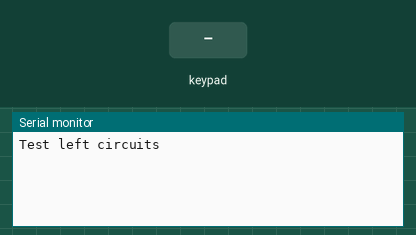
A sketch run on a simulated Arduino Uno, built with avr-gcc and run on an emulated ATmega328P. On the bench: the last lines printed to the serial monitor. Wiring (inferred from the names in the program): 7×6 keypad (labels assumed): rows pin 2, pin 3, pin 5, pin 6, pin 7, pin 8, A3; columns A2, A1, A0, pin 13, pin 12, pin 11. The inputs (shaded band) are chosen by the test bench.

Above: at 1.2 s.
1.3 s: key '1' pressed
At 2.5 s:
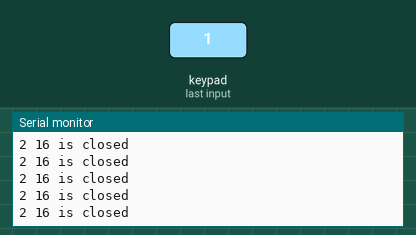
2.8 s: keypad keys 1 2 3 4 pressed 0.4 s apart
At 5.0 s:
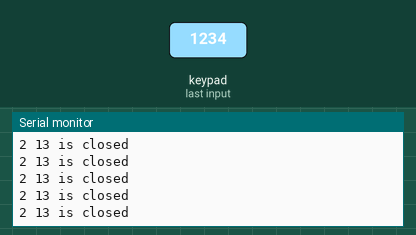
5.9 s: key '5' pressed
At 7.1 s:
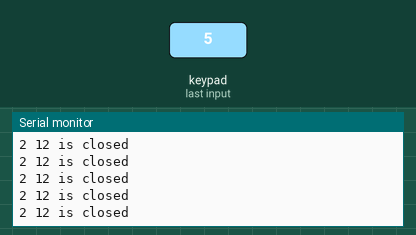
7.4 s: keypad keys 1 2 3 4 A pressed 0.4 s apart
At 10.0 s:
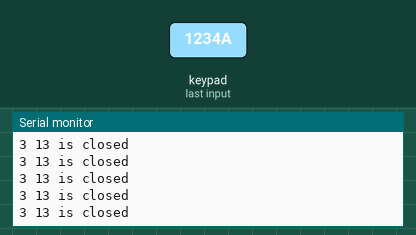
Timing chart, 0 to 11.5 s (numbered marks = the images above; inputs shaded):
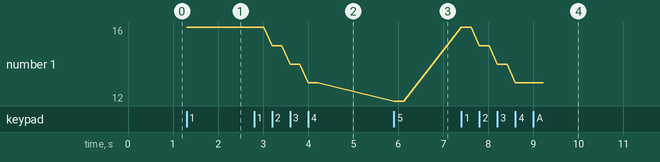

The sketch:

test_left_circuits.ino
```cpp
int8_t row_pins[] = { A3, 2, 3, 5, 6, 7, 8 };
int8_t col_pins[] = { A2, A1, A0, 13, 12, 11 };

void setup() {
    for (int8_t pin : row_pins) {
        pinMode(pin, OUTPUT);
        digitalWrite(pin, LOW);
    }
    for (int8_t pin : col_pins) {
        pinMode(pin, INPUT_PULLUP);
    }
    Serial.begin(9600);
    Serial.println("Test left circuits");
}

void loop() {
    for (int8_t row_pin : row_pins) {
        // select row
        digitalWrite(row_pin, LOW);

        for (int8_t col_pin : col_pins) {
            if (digitalRead(col_pin) == LOW) {
                Serial.print(row_pin);
                Serial.print(" ");
                Serial.print(col_pin);
                Serial.println(" is closed");
            }
        }

        // release row
        digitalWrite(row_pin, HIGH);
    }
}
```

Measured:
- after the input at 1.3 s, the serial monitor: prints a new line at once (image 1)
- after the input at 2.8 s, the serial monitor: prints a new line after 0.40 s (image 2)
- after the input at 5.9 s, the serial monitor: prints a new line at once (image 3)
- after the input at 7.4 s, the serial monitor: prints a new line at once (image 4)
- plotted number 1: 16 → 13 after the input at 2.8 s, 13 → 12 after the input at 5.9 s, 12 → 13 after the input at 7.4 s
